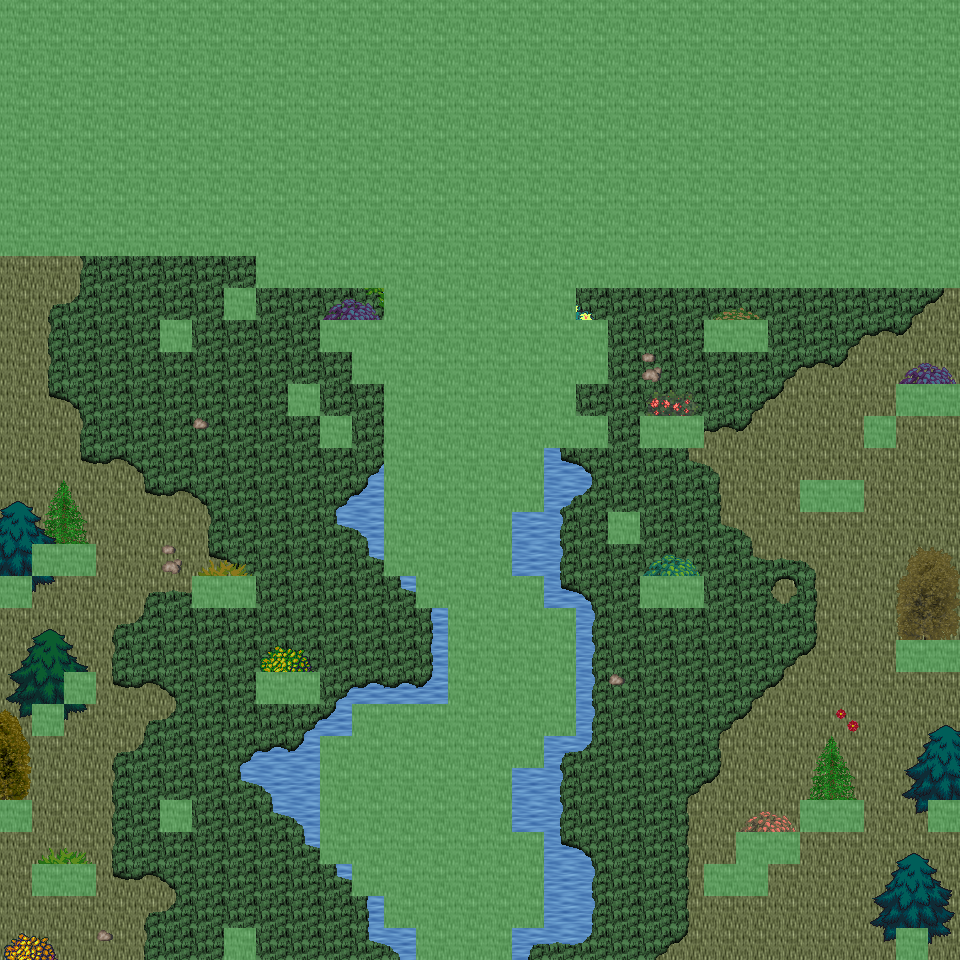

A 2D game scene composited from a Tiled map and its tileset images. What follows is a short description and the map's XML, with each tile layer's data collapsed to a summary:
An orthogonal 30x30 tile map with 32x32 px tiles, 6 tile layers (Ground, Object, Object2, Above, ...), 45 tilesets and 11 objects (11x mapExit).

<map version="1.0" orientation="orthogonal" renderorder="right-down" width="30" height="30" tilewidth="32" tileheight="32" nextobjectid="12">
  <tileset firstgid="1" name="tileset_ground_ground" tilewidth="32" tileheight="32" tilecount="33" columns="3">
    <image source="../drawable/tileset_ground_ground.png" width="96" height="352" />
  </tileset>
  <tileset firstgid="34" name="tileset_ground_ridge_earth_dark" tilewidth="32" tileheight="32" tilecount="96" columns="12">
    <image source="../drawable/tileset_ground_ridge_earth_dark.png" width="384" height="256" />
  </tileset>
  <tileset firstgid="130" name="tileset_plant_grasses" tilewidth="32" tileheight="32" tilecount="6" columns="3">
    <image source="../drawable/tileset_plant_grasses.png" width="96" height="64" />
  </tileset>
  <tileset firstgid="136" name="tileset_ground_ladder_vertical_dark" tilewidth="32" tileheight="32" tilecount="3" columns="3">
    <image source="../drawable/tileset_ground_ladder_vertical_dark.png" width="96" height="32" />
  </tileset>
  <tileset firstgid="139" name="tileset_logic_collision" tilewidth="32" tileheight="32" tilecount="1" columns="1">
    <image source="../drawable/tileset_logic_collision.png" width="32" height="32" />
  </tileset>
  <tileset firstgid="140" name="tileset_ground_grass_corners" tilewidth="32" tileheight="32" tilecount="24" columns="6">
    <image source="../drawable/tileset_ground_grass_corners.png" width="192" height="128" />
  </tileset>
  <tileset firstgid="164" name="tileset_ground_earth_edges" tilewidth="32" tileheight="32" tilecount="18" columns="6">
    <image source="../drawable/tileset_ground_earth_edges.png" width="192" height="96" />
  </tileset>
  <tileset firstgid="182" name="tileset_plant_bush_bushes" tilewidth="32" tileheight="32" tilecount="10" columns="5">
    <image source="../drawable/tileset_plant_bush_bushes.png" width="160" height="64" />
  </tileset>
  <tileset firstgid="192" name="tileset_plant_tree_tree_darkgreen" tilewidth="32" tileheight="32" tilecount="88" columns="8">
    <image source="../drawable/tileset_plant_tree_tree_darkgreen.png" width="256" height="352" />
  </tileset>
  <tileset firstgid="280" name="tileset_ground_rock_pebbles" tilewidth="32" tileheight="32" tilecount="3" columns="1">
    <image source="../drawable/tileset_ground_rock_pebbles.png" width="32" height="96" />
  </tileset>
  <tileset firstgid="283" name="tileset_furniture_sink_jacuzzi_dark_side_on" tilewidth="32" tileheight="32" tilecount="36" columns="3">
    <image source="../drawable/tileset_furniture_sink_jacuzzi_dark_side_on.png" width="96" height="384" />
  </tileset>
  <tileset firstgid="319" name="tileset_furniture_chair_bench_iron_extensible" tilewidth="32" tileheight="32" tilecount="16" columns="4">
    <image source="../drawable/tileset_furniture_chair_bench_iron_extensible.png" width="128" height="128" />
  </tileset>
  <tileset firstgid="335" name="tileset_plant_flower_daisy_blue" tilewidth="32" tileheight="32" tilecount="8" columns="2">
    <image source="../drawable/tileset_plant_flower_daisy_blue.png" width="64" height="128" />
  </tileset>
  <tileset firstgid="343" name="tileset_plant_flower_daisy_red" tilewidth="32" tileheight="32" tilecount="8" columns="2">
    <image source="../drawable/tileset_plant_flower_daisy_red.png" width="64" height="128" />
  </tileset>
  <tileset firstgid="351" name="tileset_plant_flower_daisy_white" tilewidth="32" tileheight="32" tilecount="8" columns="2">
    <image source="../drawable/tileset_plant_flower_daisy_white.png" width="64" height="128" />
  </tileset>
  <tileset firstgid="359" name="tileset_plant_flower_daisy_yellow" tilewidth="32" tileheight="32" tilecount="8" columns="2">
    <image source="../drawable/tileset_plant_flower_daisy_yellow.png" width="64" height="128" />
  </tileset>
  <tileset firstgid="367" name="tileset_plant_bush_hedge" tilewidth="32" tileheight="32" tilecount="35" columns="5">
    <image source="../drawable/tileset_plant_bush_hedge.png" width="160" height="224" />
  </tileset>
  <tileset firstgid="402" name="tileset_plant_tree_evergreen" tilewidth="32" tileheight="32" tilecount="36" columns="3">
    <image source="../drawable/tileset_plant_tree_evergreen.png" width="96" height="384" />
  </tileset>
  <tileset firstgid="438" name="tileset_furniture_light_iron_lamp" tilewidth="32" tileheight="32" tilecount="3" columns="1">
    <image source="../drawable/tileset_furniture_light_iron_lamp.png" width="32" height="96" />
  </tileset>
  <tileset firstgid="441" name="tileset_furniture_light_flames" tilewidth="32" tileheight="32" tilecount="6" columns="6">
    <image source="../drawable/tileset_furniture_light_flames.png" width="192" height="32" />
  </tileset>
  <tileset firstgid="447" name="tileset_item_statue_girl_with_bird" tilewidth="32" tileheight="32" tilecount="12" columns="4">
    <image source="../drawable/tileset_item_statue_girl_with_bird.png" width="128" height="96" />
  </tileset>
  <tileset firstgid="459" name="tileset_object_birds" tilewidth="32" tileheight="32" tilecount="4" columns="2">
    <image source="../drawable/tileset_object_birds.png" width="64" height="64" />
  </tileset>
  <tileset firstgid="463" name="tileset_logic_protection" tilewidth="32" tileheight="32" tilecount="2" columns="2">
    <image source="../drawable/tileset_logic_protection.png" width="64" height="32" />
  </tileset>
  <tileset firstgid="465" name="tileset_plant_tree_spruce" tilewidth="32" tileheight="32" tilecount="6" columns="2">
    <image source="../drawable/tileset_plant_tree_spruce.png" width="64" height="96" />
  </tileset>
  <tileset firstgid="471" name="tileset_plant_tree_taller_trees" tilewidth="32" tileheight="32" tilecount="32" columns="8">
    <image source="../drawable/tileset_plant_tree_taller_trees.png" width="256" height="128" />
  </tileset>
  <tileset firstgid="503" name="tileset_plant_stump_hollow_logs" tilewidth="32" tileheight="32" tilecount="6" columns="3">
    <image source="../drawable/tileset_plant_stump_hollow_logs.png" width="96" height="64" />
  </tileset>
  <tileset firstgid="509" name="tileset_plant_stump_small_stump" tilewidth="32" tileheight="32" tilecount="4" columns="2">
    <image source="../drawable/tileset_plant_stump_small_stump.png" width="64" height="64" />
  </tileset>
  <tileset firstgid="513" name="tileset_ground_grass_2" tilewidth="32" tileheight="32" tilecount="21" columns="3">
    <image source="../drawable/tileset_ground_grass_2.png" width="96" height="224" />
  </tileset>
  <tileset firstgid="534" name="tileset_ground_water_waterfall" tilewidth="32" tileheight="32" tilecount="120" columns="8">
    <image source="../drawable/tileset_ground_water_waterfall.png" width="256" height="480" />
  </tileset>
  <tileset firstgid="654" name="tileset_ground_water_pool_corners" tilewidth="32" tileheight="32" tilecount="72" columns="3">
    <image source="../drawable/tileset_ground_water_pool_corners.png" width="96" height="768" />
  </tileset>
  <tileset firstgid="726" name="tileset_ground_water_pool" tilewidth="32" tileheight="32" tilecount="72" columns="3">
    <image source="../drawable/tileset_ground_water_pool.png" width="96" height="768" />
  </tileset>
  <tileset firstgid="798" name="tileset_plant_vine" tilewidth="32" tileheight="32" tilecount="3" columns="1">
    <image source="../drawable/tileset_plant_vine.png" width="32" height="96" />
  </tileset>
  <tileset firstgid="801" name="tileset_logic_item_fruits" tilewidth="32" tileheight="32" tilecount="16" columns="8">
    <image source="../drawable/tileset_logic_item_fruits.png" width="256" height="64" />
  </tileset>
  <tileset firstgid="817" name="tileset_ground_dry_grass" tilewidth="32" tileheight="32" tilecount="54" columns="9">
    <image source="../drawable/tileset_ground_dry_grass.png" width="288" height="192" />
  </tileset>
  <tileset firstgid="871" name="tileset_light_dim_light_5x5" tilewidth="32" tileheight="32" tilecount="25" columns="5">
    <image source="../drawable/tileset_light_dim_light_5x5.png" width="160" height="160" />
  </tileset>
  <tileset firstgid="896" name="tileset_building_chimney_smoke" tilewidth="32" tileheight="32" tilecount="40" columns="4">
    <image source="../drawable/tileset_building_chimney_smoke.png" width="128" height="320" />
  </tileset>
  <tileset firstgid="936" name="tileset_logic_creature_hybrid" tilewidth="32" tileheight="32" tilecount="16" columns="8">
    <image source="../drawable/tileset_logic_creature_hybrid.png" width="256" height="64" />
  </tileset>
  <tileset firstgid="952" name="tileset_building_huts" tilewidth="32" tileheight="32" tilecount="338" columns="26">
    <image source="../drawable/tileset_building_huts.png" width="832" height="416" />
  </tileset>
  <tileset firstgid="1290" name="tileset_logic_portal" tilewidth="32" tileheight="32" tilecount="24" columns="8">
    <image source="../drawable/tileset_logic_portal.png" width="256" height="96" />
  </tileset>
  <tileset firstgid="1314" name="tileset_plant_bush_leafy" tilewidth="32" tileheight="32" tilecount="48" columns="8">
    <image source="../drawable/tileset_plant_bush_leafy.png" width="256" height="192" />
  </tileset>
  <tileset firstgid="1362" name="tileset_plant_bush_berried" tilewidth="32" tileheight="32" tilecount="60" columns="5">
    <image source="../drawable/tileset_plant_bush_berried.png" width="160" height="384" />
  </tileset>
  <tileset firstgid="1422" name="tileset_plant_bush_flowering" tilewidth="32" tileheight="32" tilecount="72" columns="8">
    <image source="../drawable/tileset_plant_bush_flowering.png" width="256" height="288" />
  </tileset>
  <tileset firstgid="1494" name="tileset_plant_bushes_and_trees" tilewidth="32" tileheight="32" tilecount="144" columns="16">
    <image source="../drawable/tileset_plant_bushes_and_trees.png" width="512" height="289" />
  </tileset>
  <tileset firstgid="1638" name="tileset_plant_bush_bush_pinks" tilewidth="32" tileheight="32" tilecount="4" columns="2">
    <image source="../drawable/tileset_plant_bush_bush_pinks.png" width="64" height="64" />
  </tileset>
  <tileset firstgid="1642" name="tileset_logic_creature_mutant" tilewidth="32" tileheight="32" tilecount="7" columns="7">
    <image source="../drawable/tileset_logic_creature_mutant.png" width="224" height="32" />
  </tileset>
  <layer name="Ground" width="30" height="30">
    <data>[900 cells, 900 non-empty, 23 distinct tile ids]</data>
  </layer>
  <layer name="Object" width="30" height="30">
    <data>[900 cells, 311 non-empty, 68 distinct tile ids]</data>
  </layer>
  <layer name="Object2" width="30" height="30">
    <data>[900 cells, 34 non-empty, 20 distinct tile ids]</data>
  </layer>
  <layer name="Above" width="30" height="30">
    <data>[900 cells, 83 non-empty, 62 distinct tile ids]</data>
  </layer>
  <layer name="Above2" width="30" height="30">
    <data>[900 cells, 12 non-empty, 9 distinct tile ids]</data>
  </layer>
  <layer name="Walkable" width="30" height="30">
    <data>[900 cells, 419 non-empty, 1 distinct tile ids]</data>
  </layer>
  <objectgroup name="MapEvents">
    <object id="1" name="south" type="mapExit" x="0" y="928" width="224" height="32">
      <properties>
        <property name="map" value="level_0_x103_y9" />
        <property name="x" value="0" />
        <property name="y" value="1" />
      </properties>
    </object>
    <object id="2" name="south2" type="mapExit" x="256" y="928" width="160" height="32">
      <properties>
        <property name="map" value="level_0_x103_y9" />
        <property name="x" value="8" />
        <property name="y" value="1" />
      </properties>
    </object>
    <object id="3" name="south3" type="mapExit" x="512" y="928" width="384" height="32">
      <properties>
        <property name="map" value="level_0_x103_y9" />
        <property name="x" value="16" />
        <property name="y" value="1" />
      </properties>
    </object>
    <object id="4" name="south4" type="mapExit" x="928" y="928" width="32" height="32">
      <properties>
        <property name="map" value="level_0_x103_y9" />
        <property name="x" value="29" />
        <property name="y" value="1" />
      </properties>
    </object>
    <object id="5" name="west" type="mapExit" x="0" y="256" width="32" height="320">
      <properties>
        <property name="map" value="level_0_x102_y8" />
        <property name="x" value="28" />
        <property name="y" value="8" />
      </properties>
    </object>
    <object id="6" name="west2" type="mapExit" x="0" y="608" width="32" height="192">
      <properties>
        <property name="map" value="level_0_x102_y8" />
        <property name="x" value="28" />
        <property name="y" value="19" />
      </properties>
    </object>
    <object id="7" name="west3" type="mapExit" x="0" y="832" width="32" height="128">
      <properties>
        <property name="map" value="level_0_x102_y8" />
        <property name="x" value="28" />
        <property name="y" value="26" />
      </properties>
    </object>
    <object id="8" name="east" type="mapExit" x="928" y="288" width="32" height="96">
      <properties>
        <property name="map" value="level_0_x104_y8" />
        <property name="x" value="1" />
        <property name="y" value="9" />
      </properties>
    </object>
    <object id="9" name="east2" type="mapExit" x="928" y="416" width="32" height="224">
      <properties>
        <property name="map" value="level_0_x104_y8" />
        <property name="x" value="1" />
        <property name="y" value="13" />
      </properties>
    </object>
    <object id="10" name="east3" type="mapExit" x="928" y="672" width="32" height="128">
      <properties>
        <property name="map" value="level_0_x104_y8" />
        <property name="x" value="1" />
        <property name="y" value="21" />
      </properties>
    </object>
    <object id="11" name="east4" type="mapExit" x="928" y="832" width="32" height="128">
      <properties>
        <property name="map" value="level_0_x104_y8" />
        <property name="x" value="1" />
        <property name="y" value="26" />
      </properties>
    </object>
  </objectgroup>
</map>
